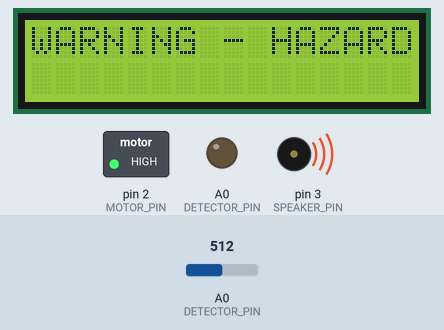
Bench run of a sketch on a simulated Arduino Uno, built with avr-gcc and run on an emulated ATmega328P. Shown: 16×2 character LCD, switched loads named in the sketch (green lamp = pin HIGH), output pins drawn as LEDs (lit = HIGH), buzzer (waves = sounding). The inputs (shaded band) are chosen by the test bench; at power-on: A0 (DETECTOR_PIN) = 512.

Above: at 1.6 s.
1.7 s: A0 (DETECTOR_PIN) set to 12
At 4.5 s:
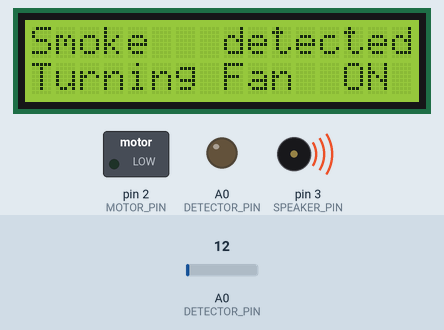
4.7 s: A0 (DETECTOR_PIN) set to 9
At 7.5 s:
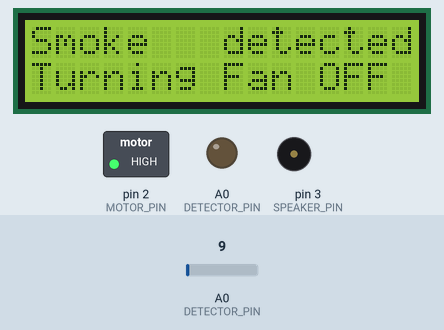
7.7 s: A0 (DETECTOR_PIN) set to 0
At 8.6 s:
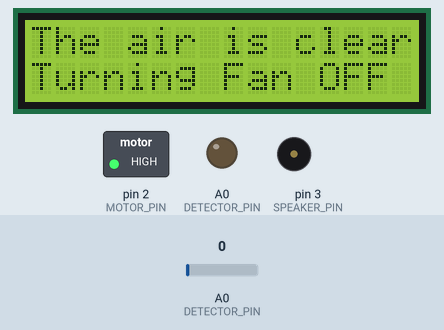
9.6 s: A0 (DETECTOR_PIN) set to 17
At 15.7 s:
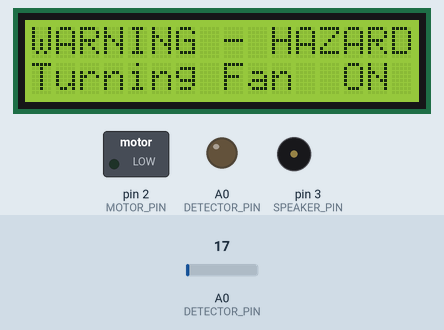
Timing chart, 0 to 16.6 s (numbered marks = the images above; inputs shaded):
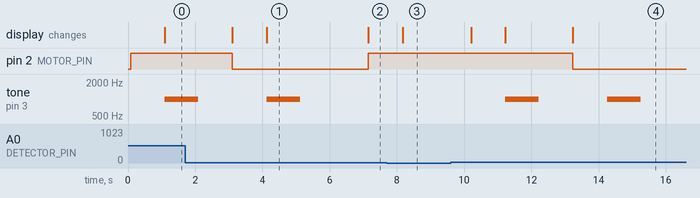

Measured:
- the behaviour switches between 11 and 10 on A0 (DETECTOR_PIN) (found by bisection; images 1 and 2)
- after the input at 1.7 s, the display: first differs from a run without the input after 2.4 s (image 1)
- after the input at 4.7 s, pin 2 (MOTOR_PIN): LOW → HIGH after 2.5 s; tone on pin 3 (SPEAKER_PIN): goes on until 5.1 s, then stays silent; the display: changes after 2.5 s (image 2)
- after the input at 7.7 s, the display: changes after 0.47 s (image 3)
- after the input at 9.6 s, pin 2 (MOTOR_PIN): HIGH → LOW after 3.6 s; tone on pin 3 (SPEAKER_PIN): alternates 1000 Hz for 1.0 s and silent for 2.0 s, starting after 1.6 s; the display: first changes after 0.60 s (image 4 shows a later state)

The sketch:

smoke_alarm_fan1.ino
```cpp
//This code was written by Hashaam Zafar

#include <Adafruit_LiquidCrystal.h>

int placeholder = 0;
int SAMPLING_TIME = 10;
int state = 0;

Adafruit_LiquidCrystal lcd_1(0);
const int SPEAKER_PIN = 3;
const int DETECTOR_PIN = A0;
const int MOTOR_PIN = 2;


void FAN(int state);
void ALARM();
int SIGNAL_AVERAGE();


void setup()
{
  lcd_1.begin(16, 2);
  lcd_1.print("Testing Alarm");

  Serial.begin(9600);

  //Sets up pins
  pinMode(MOTOR_PIN, 	OUTPUT);
  pinMode(SPEAKER_PIN, 	OUTPUT);
  pinMode(DETECTOR_PIN, OUTPUT);
  analogWrite(MOTOR_PIN, 200);
}

void loop()
{
  int signal = SIGNAL_AVERAGE();

  if (signal > 15)
  {

    lcd_1.setCursor(0, 0);
    lcd_1.print("WARNING - HAZARD");

    ALARM();

    if (state == 0)
    {
      FAN(1);
      state = 1;
    }
  }

  else if (signal > 10)
  {
    lcd_1.setCursor(0, 0);
    lcd_1.print("Smoke   detected");

    ALARM();

    if (state == 0)
    {
      FAN(1);
      state = 1;
    }
  }

  else if (signal > 7)
  {
    lcd_1.setCursor(0, 0);
    lcd_1.print("Smoke   detected");

    if (state == 1)
    {
      FAN(0);
      state = 0;
    }
  }

  else
  {
    lcd_1.setCursor(0, 0);
    lcd_1.print("The air is clear");

    if (state == 1)
    {
      FAN(0);
      state = 0;
    }
  }
}


/*
Function name: 	FAN
Purpose: 	Turns on or off fan, and displays the change.
Parameters: 	Takes an integer as an input for the fan to be turned on or off
*/
void FAN(int state)
{
  switch(state)
  {
    case 0:
      lcd_1.setCursor(0, 1);
      lcd_1.print("Turning Fan OFF");
      analogWrite(MOTOR_PIN, 255);
      break;

    case 1:
      lcd_1.setCursor(0, 1);
      lcd_1.print("Turning Fan  ON");
      analogWrite(MOTOR_PIN, 0);
      break;

    default:
      lcd_1.setCursor(0, 1);
      lcd_1.print("FAN ERROR");
      break;
  }
}

/*
Function name: 	ALARM
Purpose: 	Turns the alarm on for a few seconds
Parameters: 	NULL
*/
void ALARM()
{
  tone(SPEAKER_PIN,1000);
  delay(1000);
  noTone(SPEAKER_PIN);
  delay(1000);
}

/*
Function name: 	SIGNAL_AVERAGE
Purpose: 	Averages the signal for the assigned "Sample time "
Parameters: 	NULL
*/
int SIGNAL_AVERAGE()
{
  int sum = 0;
  //Signal Averaging
  for (int i = 0; i < SAMPLING_TIME; i++)
  {
    sum += analogRead(DETECTOR_PIN);
    delay(100);
  }
  return sum / SAMPLING_TIME;
}
```
